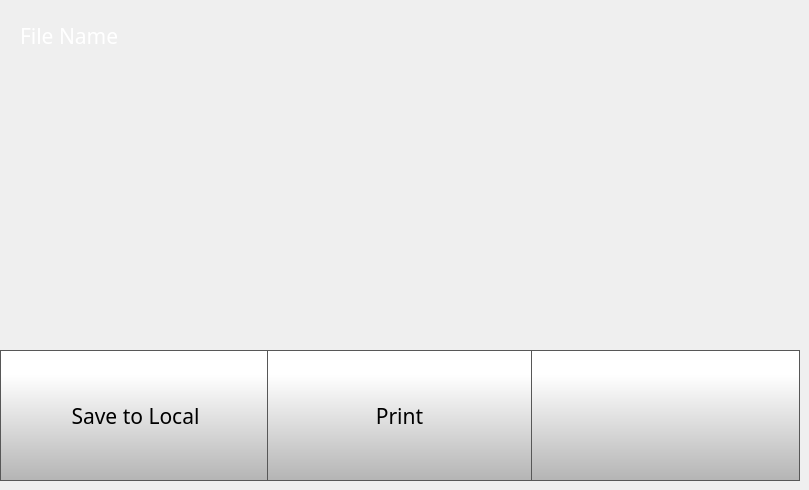
    <widget class="QWidget" name="printSelectedUSBPage">
     <widget class="QToolButton" name="fileSelectedUSBTransferButton">
      <property name="geometry">
       <rect>
        <x>0</x>
        <y>350</y>
        <width>271</width>
        <height>131</height>
       </rect>
      </property>
      <property name="minimumSize">
       <size>
        <width>0</width>
        <height>0</height>
       </size>
      </property>
      <property name="font">
       <font>
        <family>Gotham</family>
        <pointsize>16</pointsize>
       </font>
      </property>
      <property name="styleSheet">
       <string notr="true">QToolButton {
    border: 1px solid rgb(87, 87, 87);
	background-color: qlineargradient(spread:pad, x1:0, y1:1, x2:0, y2:0.188, stop:0 rgba(180, 180, 180, 255), stop:1 rgba(255, 255, 255, 255));
}

QToolButton:pressed {
    background-color: qlineargradient(x1: 0, y1: 0, x2: 0, y2: 1,
                                      stop: 0 #dadbde, stop: 1 #f6f7fa);
}

QToolButton:flat {
    border: none; /* no border for a flat push button */
}

QToolButton:default {
    border-color: navy; /* make the default button prominent */
}</string>
      </property>
      <property name="text">
       <string>Save to Local</string>
      </property>
      <property name="icon">
       <iconset>
        <normaloff>templates/img/icon.png</normaloff>templates/img/icon.png</iconset>
      </property>
      <property name="iconSize">
       <size>
        <width>70</width>
        <height>70</height>
       </size>
      </property>
      <property name="checkable">
       <bool>false</bool>
      </property>
      <property name="toolButtonStyle">
       <enum>Qt::ToolButtonTextUnderIcon</enum>
      </property>
     </widget>
     <widget class="QPushButton" name="fileSelectedUSBBackButton">
      <property name="geometry">
       <rect>
        <x>529</x>
        <y>350</y>
        <width>271</width>
        <height>131</height>
       </rect>
      </property>
      <property name="minimumSize">
       <size>
        <width>0</width>
        <height>0</height>
       </size>
      </property>
      <property name="font">
       <font>
        <family>Gotham</family>
        <pointsize>16</pointsize>
       </font>
      </property>
      <property name="styleSheet">
       <string notr="true">QPushButton {
    border: 1px solid rgb(87, 87, 87);

	background-color: qlineargradient(spread:pad, x1:0, y1:1, x2:0, y2:0.188, stop:0 rgba(180, 180, 180, 255), stop:1 rgba(255, 255, 255, 255));
}

QPushButton:pressed {
    background-color: qlineargradient(x1: 0, y1: 0, x2: 0, y2: 1,
                                      stop: 0 #dadbde, stop: 1 #f6f7fa);
}

QPushButton:flat {
    border: none; /* no border for a flat push button */
}

QPushButton:default {
    border-color: navy; /* make the default button prominent */
}</string>
      </property>
      <property name="text">
       <string/>
      </property>
      <property name="icon">
       <iconset>
        <normaloff>templates/img/arrows-4.png</normaloff>templates/img/arrows-4.png</iconset>
      </property>
      <property name="iconSize">
       <size>
        <width>70</width>
        <height>70</height>
       </size>
      </property>
      <property name="checkable">
       <bool>false</bool>
      </property>
      <property name="autoDefault">
       <bool>false</bool>
      </property>
      <property name="default">
       <bool>false</bool>
      </property>
      <property name="flat">
       <bool>false</bool>
      </property>
     </widget>
     <widget class="QLabel" name="fileSelectedUSBName">
      <property name="geometry">
       <rect>
        <x>20</x>
        <y>20</y>
        <width>481</width>
        <height>31</height>
       </rect>
      </property>
      <property name="font">
       <font>
        <family>Gotham</family>
        <pointsize>16</pointsize>
        <weight>50</weight>
        <bold>false</bold>
       </font>
      </property>
      <property name="styleSheet">
       <string notr="true">color: rgb(255, 255, 255);
background-color: rgba(255, 255, 255, 0);</string>
      </property>
      <property name="text">
       <string>File Name</string>
      </property>
     </widget>
     <widget class="QToolButton" name="fileSelectedUSBPrintButton">
      <property name="geometry">
       <rect>
        <x>267</x>
        <y>350</y>
        <width>265</width>
        <height>131</height>
       </rect>
      </property>
      <property name="minimumSize">
       <size>
        <width>0</width>
        <height>0</height>
       </size>
      </property>
      <property name="font">
       <font>
        <family>Gotham</family>
        <pointsize>16</pointsize>
       </font>
      </property>
      <property name="styleSheet">
       <string notr="true">QToolButton {
    border: 1px solid rgb(87, 87, 87);
	background-color: qlineargradient(spread:pad, x1:0, y1:1, x2:0, y2:0.188, stop:0 rgba(180, 180, 180, 255), stop:1 rgba(255, 255, 255, 255));
}

QToolButton:pressed {
    background-color: qlineargradient(x1: 0, y1: 0, x2: 0, y2: 1,
                                      stop: 0 #dadbde, stop: 1 #f6f7fa);
}

QToolButton:flat {
    border: none; /* no border for a flat push button */
}

QToolButton:default {
    border-color: navy; /* make the default button prominent */
}</string>
      </property>
      <property name="text">
       <string>Print</string>
      </property>
      <property name="icon">
       <iconset>
        <normaloff>templates/img/printer.png</normaloff>templates/img/printer.png</iconset>
      </property>
      <property name="iconSize">
       <size>
        <width>70</width>
        <height>70</height>
       </size>
      </property>
      <property name="checkable">
       <bool>false</bool>
      </property>
      <property name="toolButtonStyle">
       <enum>Qt::ToolButtonTextUnderIcon</enum>
      </property>
     </widget>
     <widget class="QLabel" name="printPreviewSelectedUSB">
      <property name="geometry">
       <rect>
        <x>270</x>
        <y>20</y>
        <width>261</width>
        <height>271</height>
       </rect>
      </property>
      <property name="font">
       <font>
        <family>Gotham</family>
        <pointsize>16</pointsize>
       </font>
      </property>
      <property name="styleSheet">
       <string notr="true">background-color: rgba(255, 255, 255, 0);</string>
      </property>
      <property name="text">
       <string/>
      </property>
      <property name="pixmap">
       <pixmap>templates/img/thumbnail.png</pixmap>
      </property>
      <property name="scaledContents">
       <bool>true</bool>
      </property>
     </widget>
    </widget>
